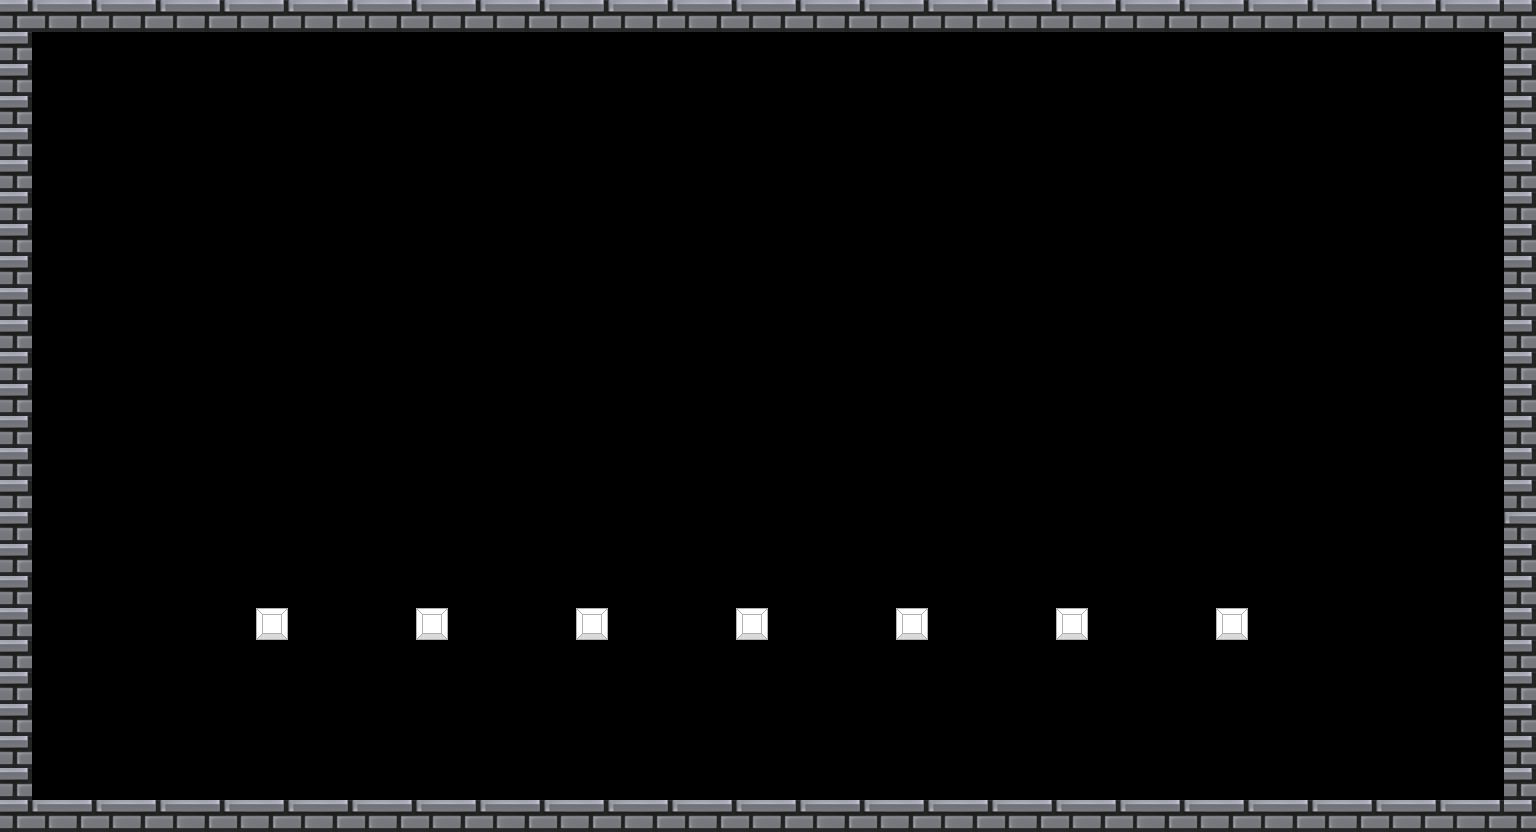

A 2D game scene composited from a Tiled map and its tileset images. What follows is a short description and the map's XML, with each tile layer's data collapsed to a summary:
An orthogonal 48x26 tile map with 32x32 px tiles, 5 tile layers (layer_walls, layer_ceiling, layer_floor, layer_platforms_undestructable, ...), 3 tilesets and 4 objects.

<map version="1.10" tiledversion="1.11.2" orientation="orthogonal" renderorder="right-down" width="48" height="26" tilewidth="32" tileheight="32" infinite="0" nextlayerid="12" nextobjectid="19">
 <editorsettings>
  <export target="Level5.json" format="json" />
 </editorsettings>
 <tileset firstgid="1" name="tileset_muros" tilewidth="32" tileheight="32" tilecount="2" columns="2">
  <image source="../tilesets/tileset_muros.png" width="64" height="32" />
  <tile id="0">
   <objectgroup draworder="index" id="2">
    <object id="1" x="0" y="0" width="32" height="32" />
   </objectgroup>
  </tile>
  <tile id="1">
   <objectgroup draworder="index" id="2">
    <object id="1" x="0" y="0" width="32" height="32" />
   </objectgroup>
  </tile>
 </tileset>
 <tileset firstgid="3" name="tileset_ladders" tilewidth="64" tileheight="64" tilecount="1" columns="1">
  <image source="../tilesets/tileset_ladder.png" width="64" height="64" />
 </tileset>
 <tileset firstgid="4" name="tileset_platforms" tilewidth="32" tileheight="32" tilecount="9" columns="3">
  <image source="../tilesets/tileset_platform.png" width="96" height="96" />
 </tileset>
 <layer id="1" name="layer_walls" width="48" height="26">
  <data>[1248 cells, 48 non-empty, 2 distinct tile ids]</data>
 </layer>
 <layer id="5" name="layer_ceiling" width="48" height="26">
  <data>[1248 cells, 48 non-empty, 2 distinct tile ids]</data>
 </layer>
 <layer id="6" name="layer_floor" width="48" height="26">
  <data>[1248 cells, 48 non-empty, 2 distinct tile ids]</data>
 </layer>
 <layer id="3" name="layer_platforms_undestructable" width="48" height="26">
  <properties>
   <property name="Drop" value="" />
  </properties>
  <data>[1248 cells, 0 non-empty, 0 distinct tile ids]</data>
 </layer>
 <layer id="4" name="layer_platforms_destructable" width="48" height="26">
  <data>[1248 cells, 10 non-empty, 2 distinct tile ids]</data>
 </layer>
 <objectgroup id="7" name="drops" />
 <objectgroup id="9" name="balls">
  <object id="15" x="118.175" y="109.222">
   <properties>
    <property name="direction x" type="float" value="1" />
    <property name="type" value="n_huge" />
    <property name="velocity" type="float" value="10" />
   </properties>
   <point />
  </object>
  <object id="18" x="1439.58" y="105.641">
   <properties>
    <property name="direction x" type="float" value="-1" />
    <property name="type" value="n_huge" />
    <property name="velocity" type="float" value="10" />
   </properties>
   <point />
  </object>
 </objectgroup>
 <objectgroup id="8" name="drops_platforms" />
 <objectgroup id="11" name="enemies" />
</map>
